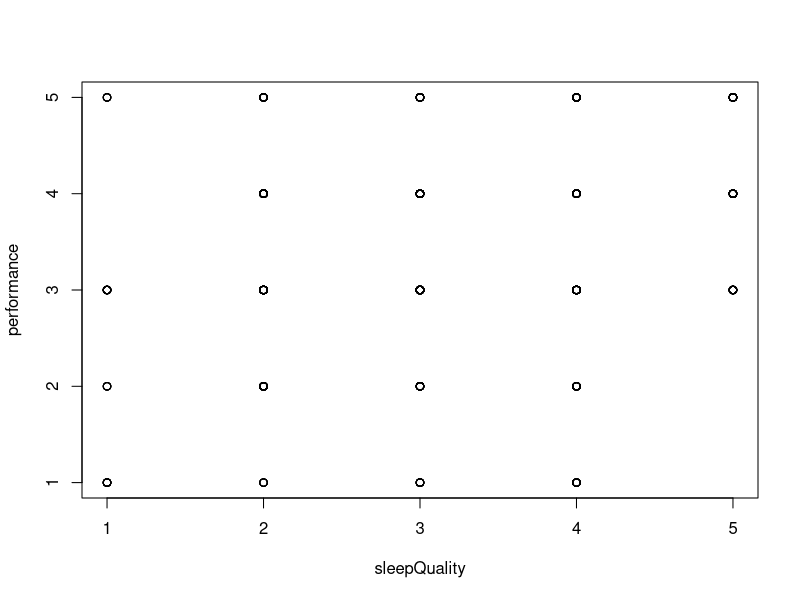
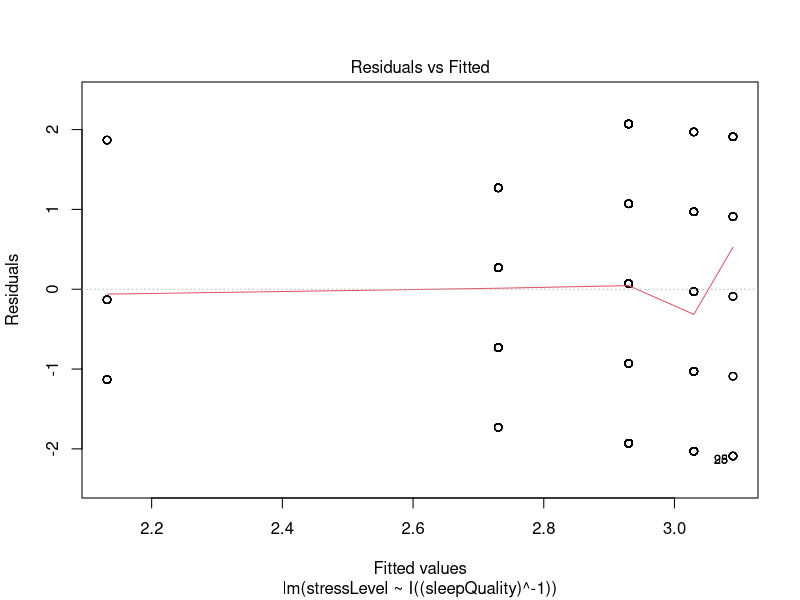
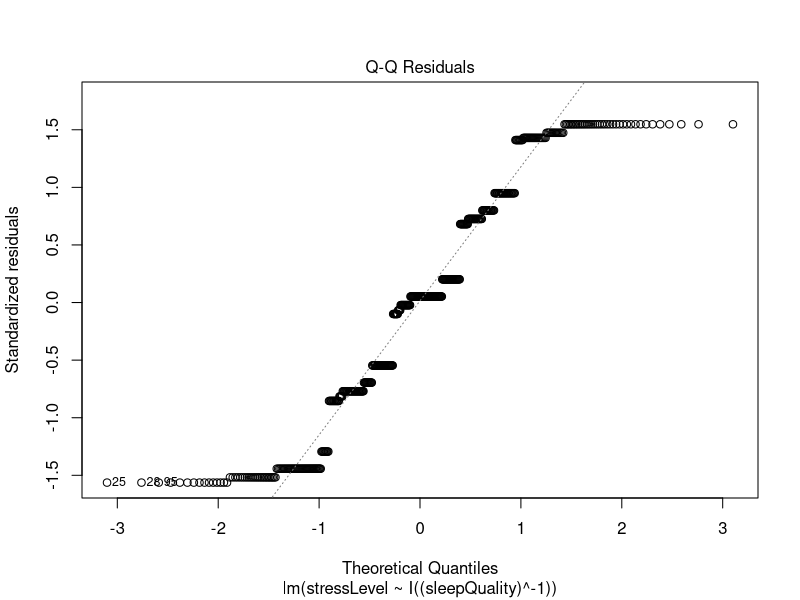
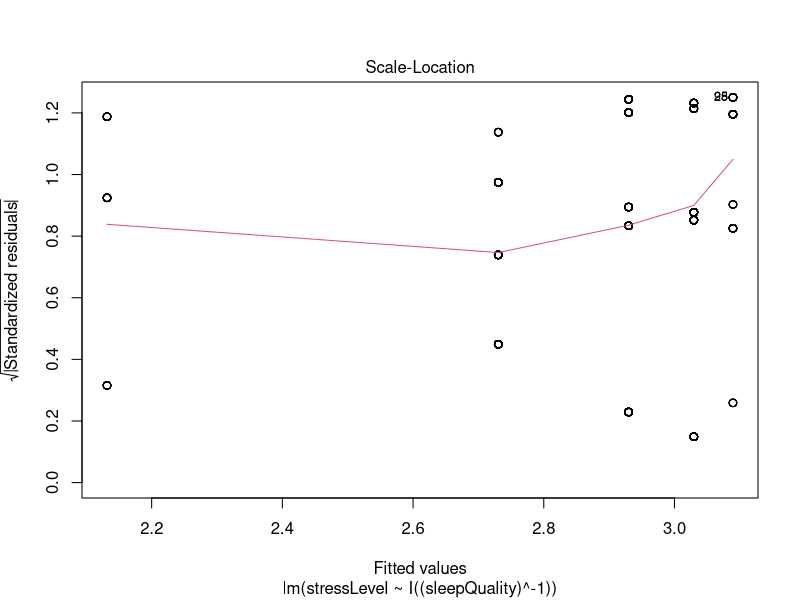
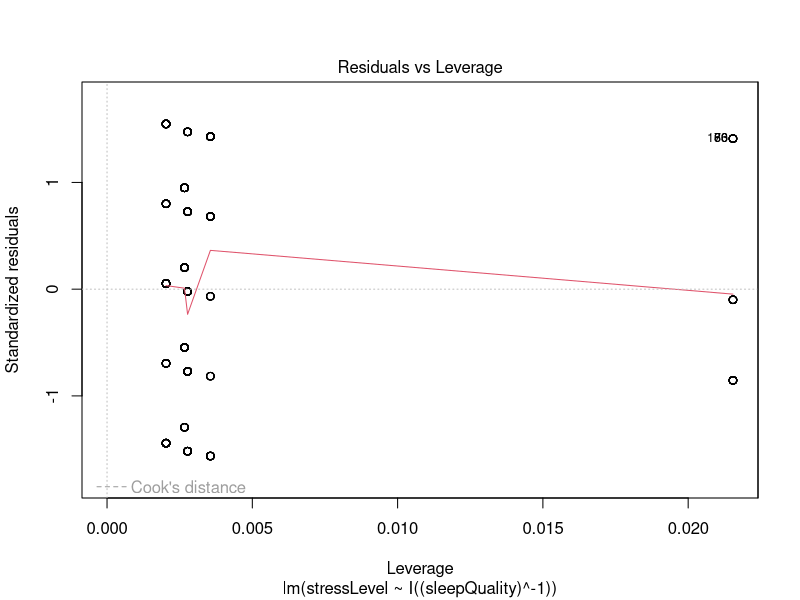

These figures' R source, in order:
##Project B Check-in Code

#headers have been changed from original state to be easier to code
df <- read.csv("StudentStressFactors.csv") 
attach(df)

head(df)

plot(sleepQuality, performance)

model = lm(stressLevel ~ I((sleepQuality)^-1))
plot(model)
